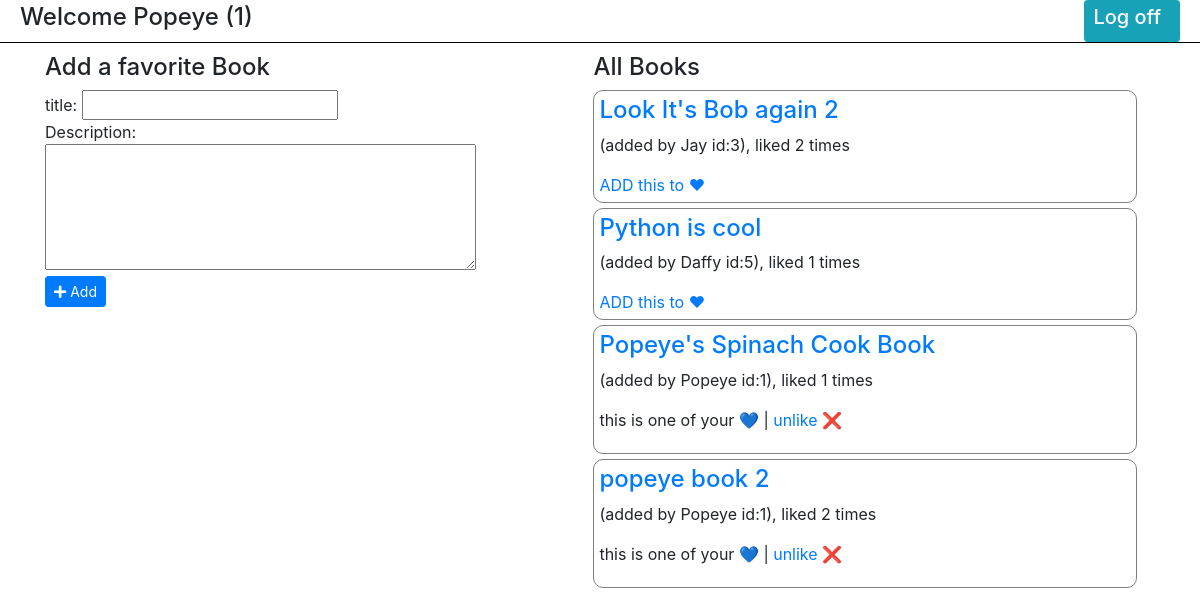
The page /books (signed in) on the database as committed earlier.
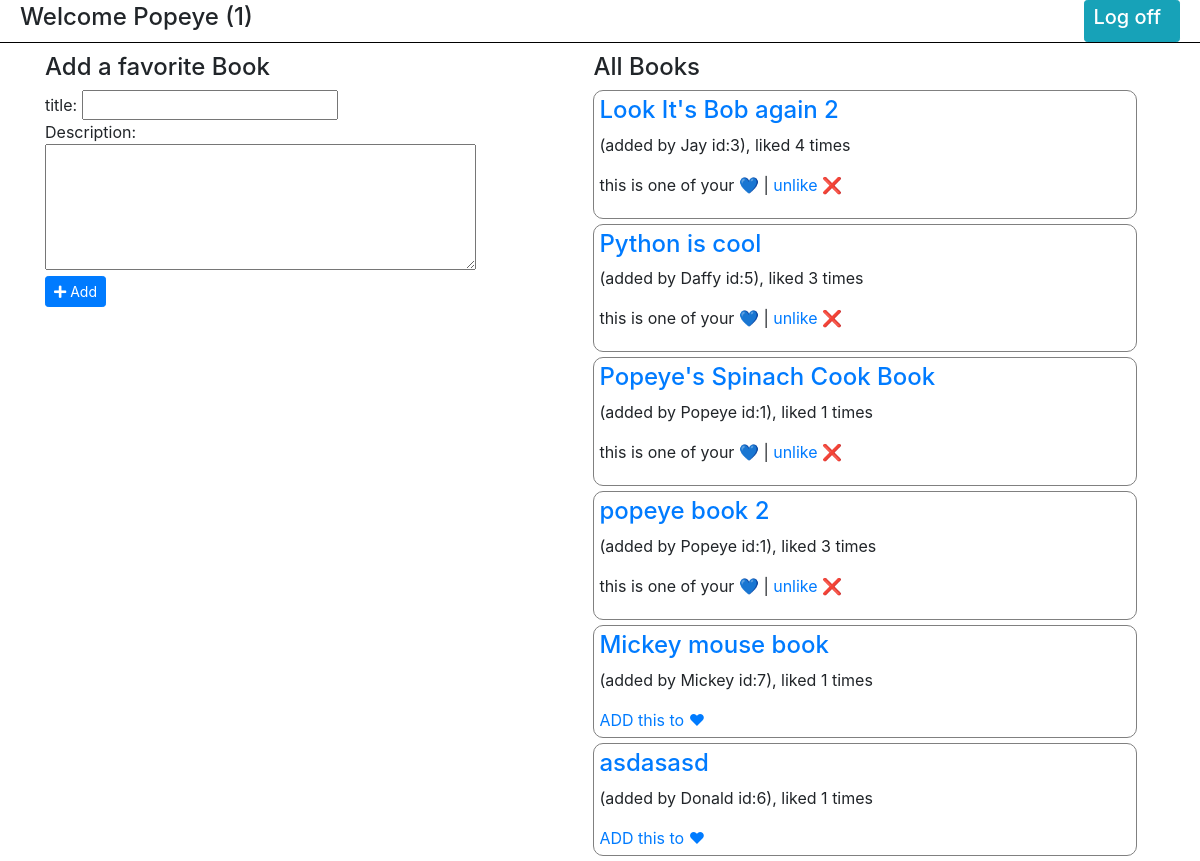
The same page on the database as committed later.
### app_fav_books/models.py (models this page shows)
class User(models.Model):
  first_name = models.CharField(max_length=80)
  last_name = models.CharField(max_length=80)
  email = models.CharField(max_length=80)
  password = models.CharField(max_length=255)
  created_at = models.DateTimeField(auto_now_add=True)
  updated_at = models.DateTimeField(auto_now=True)
  objects = UserManager()

class Book(models.Model):
  title = models.CharField(max_length=80)
  description = models.TextField()
  uploaded_by = models.ForeignKey(User, related_name="books_uploaded", on_delete=CASCADE)
  users_who_like = models.ManyToManyField(User, related_name="liked_books")
  created_at = models.DateTimeField(auto_now_add=True)
  updated_at = models.DateTimeField(auto_now=True)
  objects = BookManager()

### app_fav_books/views.py (the view)
# urls.py: path('books', views.books_page),
def books_page(request):
  print('\n------------ THE BOOKS PAGE ---------')
  if 'user_id' not in request.session:
    messages.error(request, "please log in", extra_tags="warning")
    return redirect('/')
  this_user = User.objects.get(id=request.session['user_id'])
  context = {
    'all_books' : Book.objects.all(),
    'this_user_fav_books' : this_user.liked_books.all()
  }
  return render(request, 'books_page.html', context)

### app_fav_books/templates/books_page.html (shortened to what this page needs)
<!DOCTYPE html>
<html lang="en">
  <head>
    <link
      rel="stylesheet"
      href="https://cdn.jsdelivr.net/npm/bootstrap@4.5.3/dist/css/bootstrap.min.css"
    />
    <link
      rel="stylesheet"
      href="https://cdnjs.cloudflare.com/ajax/libs/font-awesome/5.15.1/css/all.min.css"
    />
  </head>
  <body>
    <header>
      <h4>
        Welcome {{request.session.user_first_name}}
        ({{request.session.user_id}})
      </h4>
      <div class="right_top">
        <a href="/logout" class="btn btn-info btn-sm"><h5>Log off</h5></a>
      </div>
    </header>
    <div class="container">
      <div class="left">
        <h4>Add a favorite Book</h4>
        <form action="/create" method="post">
          {% csrf_token %} title:
          <input type="text" name="title" /><br />
          Description:<br />
          <textarea name="description" cols="40" rows="5"></textarea><br />
          <button class="btn btn-primary btn-sm" type="submit">
            <i class="fas fa-plus"></i> Add
          </button>
        </form>
      </div>
      <div class="right">
        <h4>All Books</h4>
        {% for book in all_books %}
        <div class="all_books">
          <h4><a href="/books/{{book.id}}">{{book.title}}</a></h4>
          <p>
            (added by {{book.uploaded_by.first_name}}
            id:{{book.uploaded_by.id}}), liked {{book.users_who_like.all.count}}
            times
          </p>
          {% if book in this_user_fav_books %}
          <p>
            this is one of your 💙 | <a href="/unlike/{{book.id}}">unlike ❌</a>
          </p>
          {% else %}
          <a href="/like_this_book/{{book.id}}">ADD this to ❤</a>
          {% endif %}
        </div>
        {% endfor %}
      </div>
    </div>
  </body>
</html>

### app_fav_books/templates/books_page.html (style rules this page uses)
header { display: flex; align-items: center; justify-content: space-between; padding: 0 20px; border-bottom: 1px solid black; margin-bottom: 10px; }
h1, h2, h5 { display: inline-block; margin-right: 10px; }
.left, .right { display: inline-block; vertical-align: top; min-width: 49%; }
div.all_books { border: 1px solid grey; border-radius: 10px; padding: 5px; margin-bottom: 5px; }

Rows that differ between the two databases and show on the page:
computed for Book "Look It's Bob again 2": users_who_like.all.count "2" → "4"; text "ADD this to ❤" → "this is one of your 💙 | unlike ❌"
computed for Book "Python is cool": users_who_like.all.count "1" → "3"; text "ADD this to ❤" → "this is one of your 💙 | unlike ❌"
computed for Book "popeye book 2": users_who_like.all.count "2" → "3"
added Book: title "Mickey mouse book", uploaded_by.first_name "Mickey", uploaded_by.id "7", users_who_like.all.count "1"
added Book: title "asdasasd", uploaded_by.first_name "Donald", uploaded_by.id "6", users_who_like.all.count "1"
